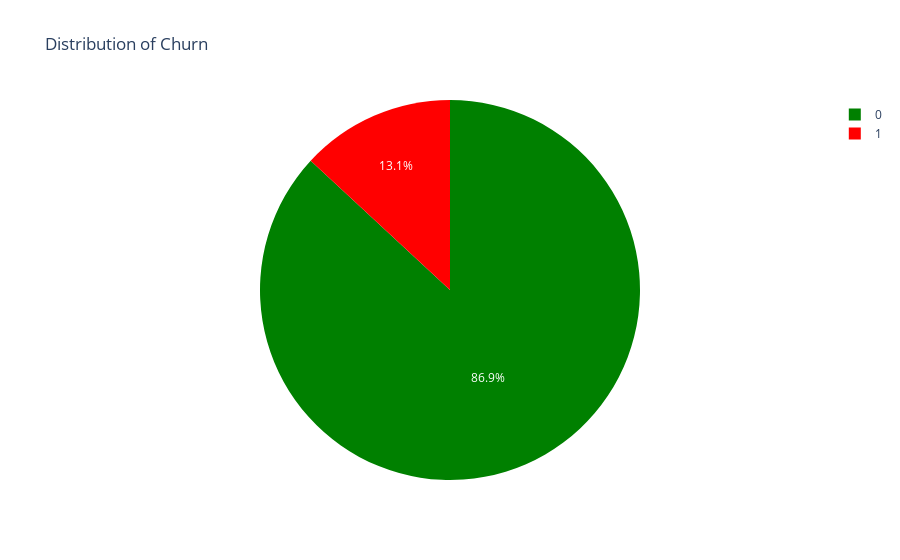

The notebook cell saved with this chart:
### Code cell
target_instance = dataset["churn"].value_counts().to_frame()
target_instance = target_instance.reset_index()
target_instance = target_instance.rename(columns={'index': 'Category'})
fig = px.pie(target_instance, values='churn', names='Category', color_discrete_sequence=["green", "red"],
             title='Distribution of Churn')
fig.show()

### Figure 1 — Plotly figure (JSON) as saved in the notebook; plotly's stock layout.template omitted (floating-point values rounded to 4 significant figures)
{"data": [{"domain": {"x": [0, 1], "y": [0, 1]}, "hovertemplate": "Category=%{label}<br>churn=%{value}<extra></extra>", "labels": [0, 1], "legendgroup": "", "name": "", "showlegend": true, "type": "pie", "values": [1738, 262]}], "layout": {"legend": {"tracegroupgap": 0}, "piecolorway": ["green", "red"], "title": {"text": "Distribution of Churn"}}}
